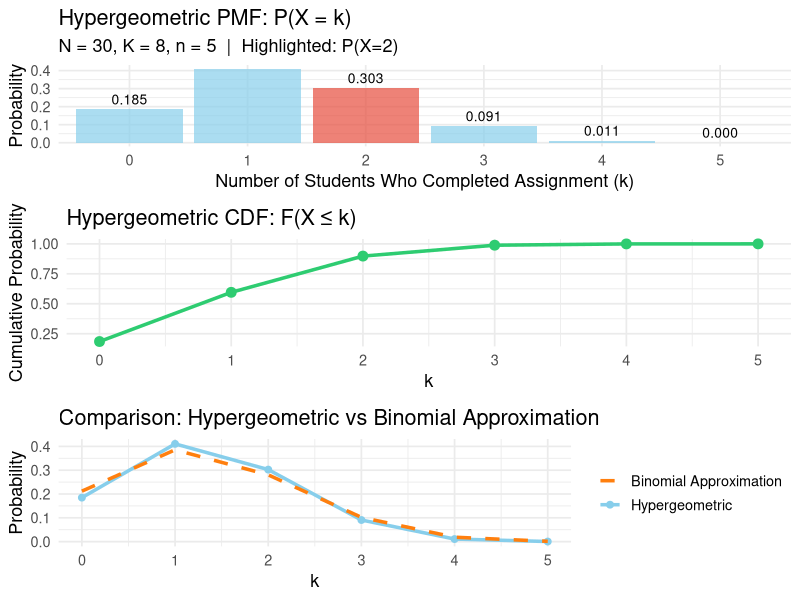

Recreate this plot in R.
## ---- chunk 1
# --- Hypergeometric Distribution Example (Classroom Problem) ---

# Parameters
N <- 30   # total population (students)
K <- 8    # number of "successes" (completed assignment)
n <- 5    # sample size (students chosen)

# Support (possible values of X)
k_values <- 0:n

# Compute PMF: P(X = k)
pmf <- dhyper(k_values, K, N - K, n)

# Compute CDF: P(X ≤ k)
cdf <- phyper(k_values, K, N - K, n)

# Specific example: P(X = 2)
P_X_eq_2 <- dhyper(2, K, N - K, n)

# Mean and variance (theoretical)
mean_X <- n * (K / N)
var_X <- n * (K / N) * (1 - K / N) * ((N - n) / (N - 1))

# Display summary
cat("Hypergeometric Example Summary:\n")
cat(sprintf("E[X] = %.3f\nVar[X] = %.3f\nP(X = 2) = %.4f\n\n", mean_X, var_X, P_X_eq_2))

# Create data frame for visualization
library(ggplot2)
df <- data.frame(k = k_values, PMF = pmf, CDF = cdf)

# Plot PMF
p1 <- ggplot(df, aes(x = factor(k), y = PMF)) +
  geom_bar(stat = "identity", fill = ifelse(df$k == 2, "#e74c3c", "skyblue"), alpha = 0.7) +
  geom_text(aes(label = sprintf("%.3f", PMF)), vjust = -0.5, size = 3.5) +
  labs(title = "Hypergeometric PMF: P(X = k)",
       subtitle = paste0("N = ", N, ", K = ", K, ", n = ", n, "  |  Highlighted: P(X=2)"),
       x = "Number of Students Who Completed Assignment (k)",
       y = "Probability") +
  theme_minimal(base_size = 13)

# Plot CDF
p2 <- ggplot(df, aes(x = k, y = CDF)) +
  geom_line(color = "#2ecc71", linewidth = 1.2) +
  geom_point(size = 3, color = "#2ecc71") +
  labs(title = "Hypergeometric CDF: F(X ≤ k)",
       x = "k", y = "Cumulative Probability") +
  theme_minimal(base_size = 13)

# Compare Hypergeometric to Binomial Approximation
p_hyper <- dhyper(k_values, K, N - K, n)
p_binom <- dbinom(k_values, size = n, prob = K / N)
df_compare <- data.frame(k = k_values, Hypergeom = p_hyper, Binomial = p_binom)

p3 <- ggplot(df_compare, aes(x = k)) +
  geom_line(aes(y = Hypergeom, color = "Hypergeometric"), linewidth = 1.2) +
  geom_point(aes(y = Hypergeom, color = "Hypergeometric"), size = 2) +
  geom_line(aes(y = Binomial, color = "Binomial Approximation"), linetype = "dashed", linewidth = 1.2) +
  labs(title = "Comparison: Hypergeometric vs Binomial Approximation",
       x = "k", y = "Probability") +
  scale_color_manual(values = c("Hypergeometric" = "skyblue", "Binomial Approximation" = "#ff7f0e")) +
  theme_minimal(base_size = 13) +
  theme(legend.title = element_blank())

# Display plots
library(gridExtra)
grid.arrange(p1, p2, p3, ncol = 1)
